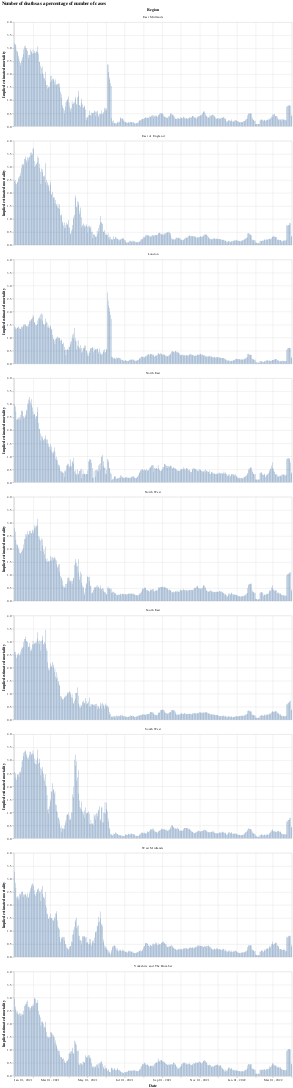

Write notebook code for a chart like this one.
### Code cell
#collapse
bars = alt.Chart(eng_deaths.query("date >= '2021-01-01'")).mark_bar().encode(
    x=alt.X("yearmonthdate(date):T", axis=alt.Axis(title='Date')),
    y=alt.Y("mortalityEstimated:Q", axis=alt.Axis(title='Implied estimated mortality')),
    tooltip="mortalityEstimated:Q"
).properties(width=800)

bars.facet(alt.Column('areaName', title='Region'), columns=1).properties(title='Number of deaths as a percentage of number of cases')

### Figure 1 — Vega-Lite specification as saved in the notebook (floating-point values rounded to 4 significant figures; data arrays with more than 128 entries replaced by an {"elided": "..."} marker saying what was removed)
{"config": {"view": {"continuousWidth": 400, "continuousHeight": 300}}, "data": {"name": "data-c1b9d0c7ee78f22aeafb963bdb7dfcfd"}, "facet": {"type": "nominal", "field": "areaName", "title": "Region"}, "spec": {"mark": "bar", "encoding": {"tooltip": {"type": "quantitative", "field": "mortalityEstimated"}, "x": {"type": "temporal", "axis": {"title": "Date"}, "field": "date", "timeUnit": "yearmonthdate"}, "y": {"type": "quantitative", "axis": {"title": "Implied estimated mortality"}, "field": "mortalityEstimated"}}, "width": 800}, "columns": 1, "title": "Number of deaths as a percentage of number of cases", "$schema": "https://vega.github.io/schema/vega-lite/v4.8.1.json", "datasets": {"data-c1b9d0c7ee78f22aeafb963bdb7dfcfd": {"elided": "4222 records"}}}
